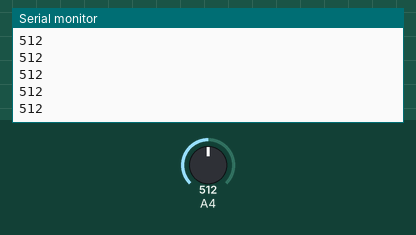
Recording of a sketch running on a simulated Arduino Uno, built with avr-gcc and run on an emulated ATmega328P. Parts: the last lines printed to the serial monitor. The inputs (shaded band) are chosen by the test bench; at power-on: A4 = 512.

Above: at 1.2 s.
1.3 s: A4 set to 716
At 2.2 s:
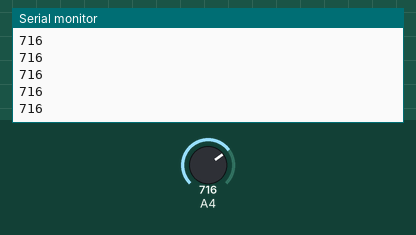
2.8 s: A4 set to 900
At 3.6 s:
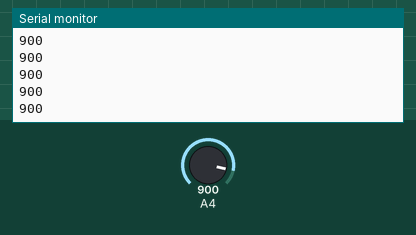
Timing chart, 0 to 5.8 s (numbered marks = the images above; inputs shaded):
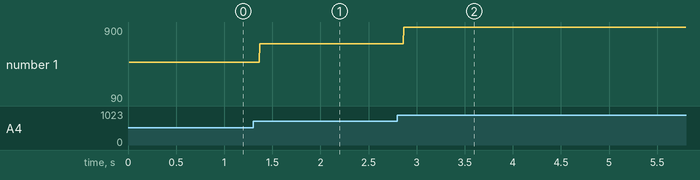

The sketch:

adc_vr.ino
```cpp
void setup() {
Serial.begin(9600);
Serial.println("ADC Start~");

}

void loop() {
  int adc = 0;
  adc = analogRead(A4);
  Serial.println(adc);

}
```

Measured:
- after the input at 1.3 s, the serial monitor: prints a new line after 0.07 s (image 1)
- after the input at 2.8 s, the serial monitor: prints a new line after 0.07 s (image 2)
- plotted number 1: 512 → 716 after the input at 1.3 s, 716 → 90 after the input at 2.8 s
